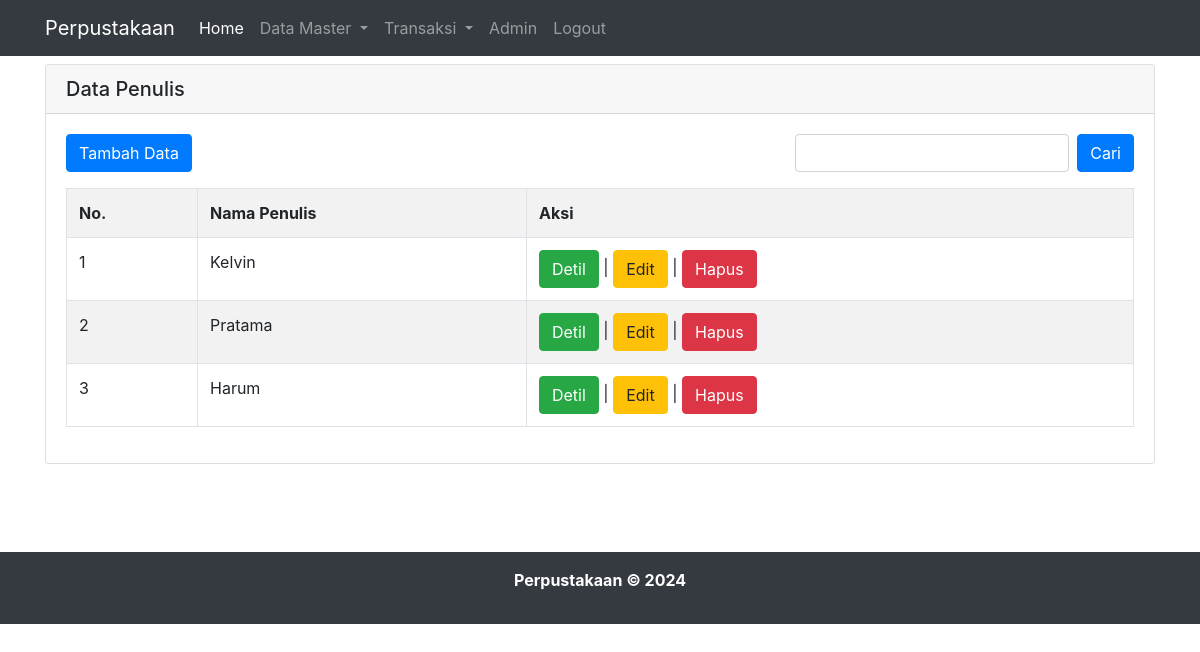
Page /data_penulis.php (signed in) on the committed database.
### tables this page shows
CREATE TABLE `penulis`  (
  `id_penulis` int UNSIGNED NOT NULL AUTO_INCREMENT,
  `nama_penulis` varchar(100) NOT NULL,
  PRIMARY KEY (`id_penulis`) USING BTREE
);

### data_penulis.php (the view)
<?php
include "header.php";
include "koneksi.php";
?>
<div class="container">
    <div class="row">
        <div class="col-lg-12 mt-2" style="min-height: 480px;">
            <div class="card">
                <h5 class="card-header">Data Penulis</h5>
                <div class="card-body">
                    <div class="row">
                        <div class="col">
                            <a href="tambah_penulis.php" class="btn btn-primary">Tambah Data</a>
                        </div>
                        <div class="col">
                            <form action="" method="GET" class="form-inline float-right">
                                <input type="text" name="cari_penulis" class="form-control">
                                <input type="submit" value="Cari" class="btn btn-primary ml-2" name="cari">
                            </form>
                        </div>
                    </div>
                    <div class="row mt-3">
                        <div class="col">
                            <table class="table table-bordered table-striped">
                                <tr>
                                    <th>No.</th>
                                    <th>Nama Penulis</th>
                                    <th>Aksi</th>
                                </tr>
                                <?php
                                    $i = 1;
                                    if(isset($_GET['cari'])){
                                        $term = $_GET['cari_penulis'];
                                        $query = $koneksi->query("SELECT * FROM penulis WHERE nama_penulis LIKE '%$term%'");
                                    } else {
                                        $query = $koneksi->query("SELECT * FROM penulis");
                                    }
                                    while($row = $query->fetch_assoc()) {
                                ?>
                                <tr>
                                    <td><?= $i ?></td>
                                    <td><?= $row['nama_penulis'] ?></td>
                                    <td><a href="detil_penulis.php?id=<?= $row['id_penulis'] ?>" class="btn btn-success">Detil</a> | <a href="edit_penulis.php?id=<?= $row['id_penulis'] ?>" class="btn btn-warning">Edit</a> | <a href="hapus_penulis.php?id=<?= $row['id_penulis'] ?>" class="btn btn-danger">Hapus</a></td>
                                </tr>
                                <?php $i++;} ?>
                            </table>
                        </div>
                    </div>
                </div>
            </div>
        </div>
    </div>
</div>
<?php
include "footer.php";
?>

### rows in the picture
penulis: nama_penulis "Kelvin"
penulis: nama_penulis "Pratama"
penulis: nama_penulis "Harum"
